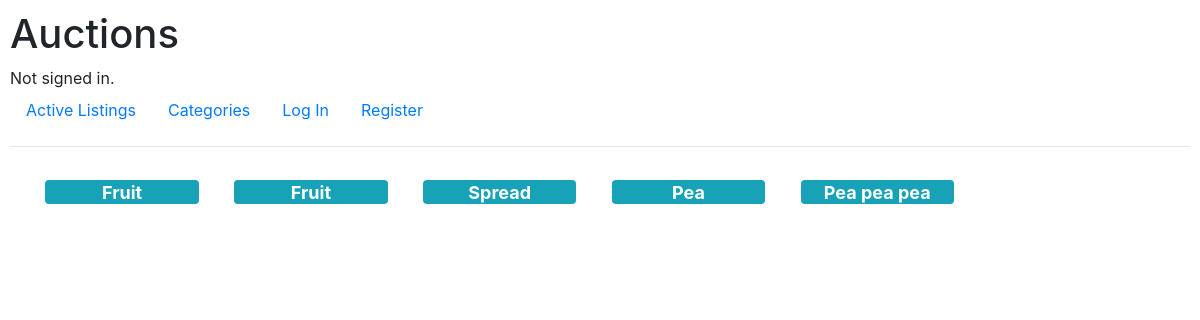
The page /categories on the database its author committed.
### auctions/models.py (models this page shows)
class Categories(models.Model):
    id = models.AutoField(auto_created=True, primary_key=True, serialize=False, verbose_name='ID'),
    Categories = models.CharField(max_length=150)
    def __str__(self):
        return f"{self.Categories}"

### auctions/views.py (the view)
# urls.py: path("categories", views.categories, name="categories"),
def categories(request):
    allCategories = Categories.objects.all()
    return render(request, "auctions/categories.html", {
        "catlist": allCategories
        })

### auctions/templates/auctions/categories.html (shortened to what this page needs)
{%extends "auctions/layout.html"%}
{%block body%}
    <div class="category-container">
        {%for category in catlist%}
        <div class="category">
            <a href="{%url 'catListings' category%}">
                <div class="badge badgeextend badge-info category-link">
                    {{category}}
                </div>
            </a>
        </div>
        {% empty %}
        <h3>No Categories Found</h3>
        {%endfor%}
    </div>
{%endblock%}

### auctions/static/auctions/styles.css (style rules this page uses)
body { padding: 10px; }
.category-container { display: flex; flex-wrap: wrap; }
.category { width: 13%; margin-top: 1.4%; margin-left: 3%; }
.badgeextend { height: 24px; width: 100%; }
.category-link { color: white; font-size: 18px; }

### rows shown on the page
Categories: Categories "Fruit"
Categories: Categories "Fruit"
Categories: Categories "Spread"
Categories: Categories "Pea"
Categories: Categories "Pea pea pea"
